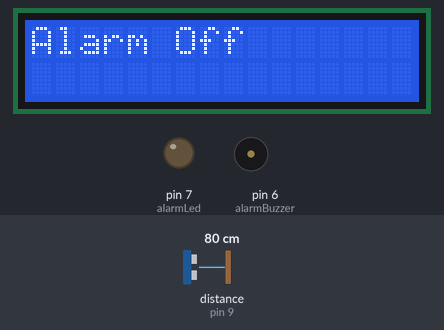
This sketch was run on a simulated Arduino Uno, built with avr-gcc and run on an emulated ATmega328P. Shown: 16×2 character LCD, output pins drawn as LEDs (lit = HIGH), buzzer (waves = sounding, pin HIGH). Wiring (inferred from the names in the program): ultrasonic range finder: trigger pin 10; echo pin 9. Dashed ring = blinking. The test bench sets the inputs (shaded band); at power-on: distance to the obstacle (sensor on pin 9) 80 cm. The echo pulse lasts 58.3 µs per cm; pins used as bus, display or sensor lines are not drawn; what the sketch prints to the serial monitor is not drawn.

Above: at 1.2 s.
1.3 s: distance to the obstacle (sensor on pin 9) set to 40 cm
2.8 s: distance to the obstacle (sensor on pin 9) set to 34 cm
At 3.5 s:
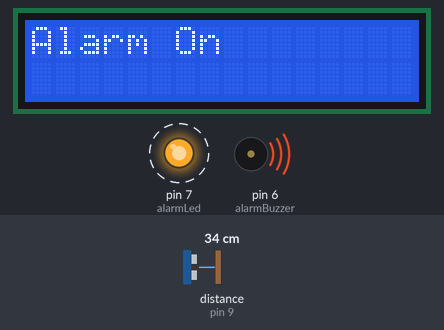
5.8 s: distance to the obstacle (sensor on pin 9) set to 60 cm
At 6.5 s:
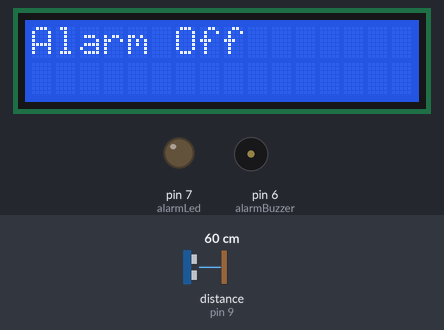
Timing chart, 0 to 8.8 s (numbered marks = the images above; inputs shaded):
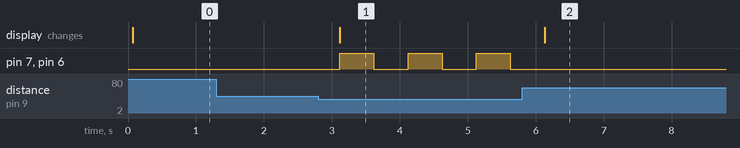

Measured:
- the behaviour switches between 37 and 36 cm on distance to the obstacle (sensor on pin 9) (found by bisection; images 0 and 1)
- after the input at 1.3 s, every drawn part: stays the same
- after the input at 2.8 s, pin 7 (alarmLed), pin 6 (alarmBuzzer): alternates HIGH for 0.50 s and LOW for 0.51 s, starting after 0.32 s; the display: changes after 0.32 s (image 1)
- after the input at 5.8 s, pin 7 (alarmLed), pin 6 (alarmBuzzer): stops changing and stays LOW; the display: changes after 0.33 s (image 2)

The sketch:

thief_alarm.ino
```cpp
#include <LiquidCrystal.h>

const int trigPin = 10;
const int echoPin = 9;
const int alarmBuzzer = 6;
const int alarmLed = 7;

const int rs = 12, en = 11, d4 = 5, d5 = 4, d6 = 3, d7 = 2;
LiquidCrystal lcd(rs, en, d4, d5, d6, d7);

long duration, distance;

void setup() {
  Serial.begin(115200);
  lcd.begin(16, 2);

  pinMode(trigPin, OUTPUT);
  pinMode(echoPin, INPUT);
  pinMode(alarmBuzzer, OUTPUT);
  pinMode(alarmLed, OUTPUT);
}

void loop() {
  // set the cursor to column 0, line 1
  // (note: line 1 is the second row, since counting begins with 0):
//  lcd.setCursor(0, 0);

  digitalWrite(trigPin, LOW);
  delayMicroseconds(5);
  digitalWrite(trigPin, HIGH);
  delayMicroseconds(10);
  digitalWrite(trigPin, LOW);

  duration = pulseIn(echoPin, HIGH);

  // Convert the time into a distance
  distance = (duration/2) * 0.034;
  Serial.println("Distance: ");
  Serial.print(distance);
  Serial.print(" cm\n");

//  lcd.setCursor(0, 0);
  lcd.clear();
  if(distance <= 35){
    lcd.print("Alarm On");
    digitalWrite(alarmLed, HIGH);
    digitalWrite(alarmBuzzer, HIGH);
    delay(500);
    digitalWrite(alarmLed, LOW);
    digitalWrite(alarmBuzzer, LOW);
  }else{
    digitalWrite(alarmBuzzer, LOW);
    lcd.print("Alarm Off");
  }

  delay(500);
}
```
